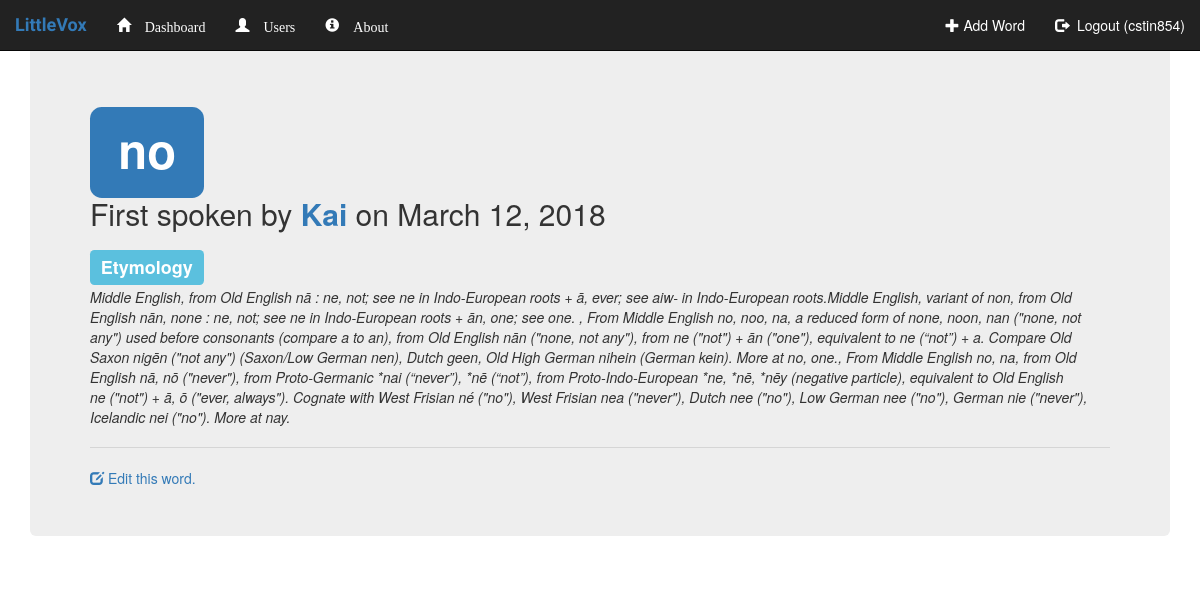
/outline/word/4/ (signed in), run on an earlier commit of the app's database.
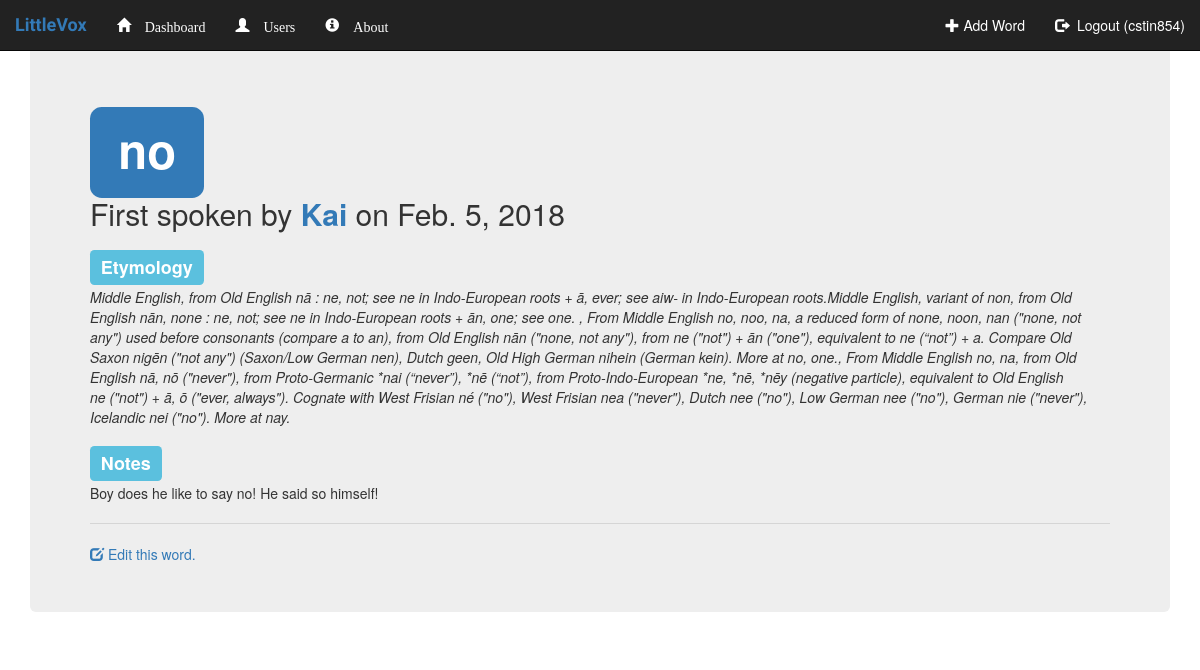
And on a later commit of the database.
### outline/models.py (models this page shows, shortened)
class Word(models.Model):
    child = models.ForeignKey(Child, on_delete=models.CASCADE)
    word = models.CharField(max_length=50)
    date = models.DateField(default=datetime.date.today)
    etymology = models.TextField(default='', blank=True, null=True)
    note = models.CharField(max_length=500, blank=True, default="")
    def has_notes(self):
        if self.note == "":
            return False
        else:
            return True

class Child(models.Model):
    parent_guardian = models.ForeignKey(User, on_delete=models.CASCADE)
    name = models.CharField(max_length=50)
    date_of_birth = models.DateField(default=datetime.date.today)
    is_default = models.BooleanField()

### outline/views.py (the view)
# urls.py: url(r'^word/(?P<wordid>[A-Za-z0-9]+)/', views.child_word, name='child_word'),
@login_required
def child_word(request, wordid):
    context = dict()
    if 'error_message' in request.session:
        context['error_message'] = request.session['error_message']
        del request.session['error_message']
        request.session.modified = True
    if 'error_title' in request.session:
        context['error_title'] = request.session['error_title']
        del request.session['error_title']
        request.session.modified = True
    try:
        word = Word.objects.get(id=wordid)
    except:
        request.session['error_title'] = "Error"
        request.session['error_message'] = "Word not found."
        return redirect('outline:user_splashpage', user = request.user.username)
    context['word'] = word
    return render(request, 'outline/word_display.html', context)

### outline/templates/outline/word_display.html (shortened to what this page needs)
{% extends 'outline/base.html' %}
{% block body %}
<div class="container">
    <div class="jumbotron">
        <h1><span class="label label-primary">{{word.word}}</span></h3>
        <h2>First spoken by <strong><a href="/outline/child/{{word.child.id}}/">{{word.child.name}}</a></strong> on {{word.date}}</h2>
        <h3><span class="label label-info">Etymology</span></h3><i>{{word.etymology}}</i>
        {% if word.has_notes %}
            <h3><span class="label label-info">Notes</span></h3>
            {{word.note}}
        {% endif %}
        <hr><a href="/outline/word/edit/{{word.id}}/">
        <span class="glyphicon glyphicon-edit" aria-hidden="true"></span>
        Edit this word.</a>
    </div>
</div>
{% endblock %}

### outline/templates/outline/base.html (shortened to what this page needs)
<!DOCTYPE html>
<html lang="en">
<head>
    <link rel="stylesheet" href="https://maxcdn.bootstrapcdn.com/bootstrap/3.3.7/css/bootstrap.min.css">
    {% load staticfiles %}
</head>
<body>
<nav class="navbar navbar-inverse  navbar-fixed-top">
    <div class="container-fluid">
        <div class="navbar-header">
            <a class="navbar-brand" href="{% url 'outline:index' %}" style="font-family: 'Righteous', serif;
                color: #337AB7;">
                <strong>LittleVox</strong>
            </a>
        </div>
        <div class="collapse navbar-collapse" id="myNavbar">
            <ul class="nav navbar-nav">
                <li class="{% if dashboard_active %}active{% endif %}">
                    <a href="
                            {% if request.user.username %}/outline/user/{{ request.user.username }}/
                            {% else %}{% url 'outline:index' %}
                            {% endif %}" style="color: #FFFFFF;">
                        <span class="glyphicon glyphicon-home" aria-hidden="True">&nbsp;Dashboard</span>
                    </a>
                </li>
                <li class="{% if users_active %}active{% endif %}">
                    <a href="{% url 'outline:users' %}" style="color: #FFFFFF;">
                        <span class="glyphicon glyphicon-user" aria-hidden="True">&nbsp;Users</span>
                    </a>
                </li>
                <li class="{% if about_active %}active{% endif %}">
                    <a href="#" style="color: #FFFFFF;">
                        <span class="glyphicon glyphicon-info-sign" aria-hidden="True">&nbsp;About</span>
                    </a>
                </li>
            </ul>
            <ul class="nav navbar-nav navbar-right">
                <li class="{% if addword_active %}active{% endif %}">
                    <a href="/outline/addword/" style="color: #FFFFFF;"><span class="glyphicon glyphicon-plus"></span>&nbsp;Add Word</a>
                </li>
                {% if request.user.username %}
                <li class="{% if loginout_active %}active{% endif %}">
                    <a href="{% url 'outline:logout' %}" style="color: #FFFFFF;"><span
                            class="glyphicon glyphicon-log-out"></span>
                        &nbsp;Logout ({{ request.user.username }})
                    </a>
                </li>
                {% else %}
                <li class="{% if loginout_active %}active{% endif %}">
                    <a href="{% url 'outline:login_view' %}" style="color: #FFFFFF;">
                        <span class="glyphicon glyphicon-log-in"></span>&nbsp;Login
                    </a>
                </li>
                {% endif %}
            </ul>
        </div>
    </div>
</nav>
<br><br>
{% block body %}
{% endblock %}
</body>
</html>

What changed in the data, as far as the page shows it:
changed Word "no": date "March 12, 2018" → "Feb. 5, 2018"; note (not shown) → "Boy does he like to say no! He said so himself!"
Also different on the page:
text now shown: "Notes"
